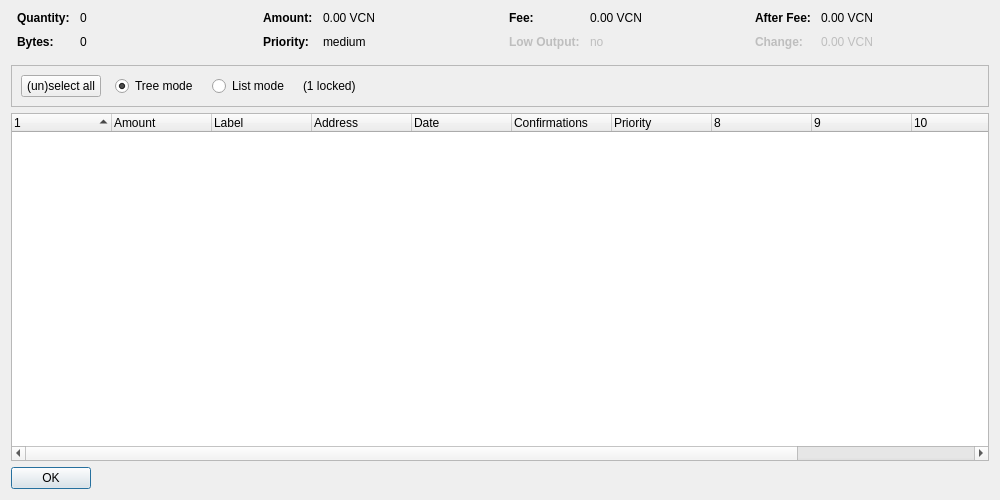
<?xml version="1.0" encoding="UTF-8"?>
<ui version="4.0">
 <class>CoinControlDialog</class>
 <widget class="QDialog" name="CoinControlDialog">
  <property name="geometry">
   <rect>
    <x>0</x>
    <y>0</y>
    <width>1000</width>
    <height>500</height>
   </rect>
  </property>
  <property name="windowTitle">
   <string>Coin Control Address Selection</string>
  </property>
  <layout class="QVBoxLayout" name="verticalLayout">
   <item>
    <layout class="QHBoxLayout" name="horizontalLayoutTop" stretch="0,0,0,0">
     <property name="topMargin">
      <number>0</number>
     </property>
     <property name="bottomMargin">
      <number>10</number>
     </property>
     <item>
      <layout class="QFormLayout" name="formLayoutCoinControl1">
       <property name="horizontalSpacing">
        <number>10</number>
       </property>
       <property name="verticalSpacing">
        <number>10</number>
       </property>
       <property name="leftMargin">
        <number>6</number>
       </property>
       <property name="rightMargin">
        <number>6</number>
       </property>
       <item row="0" column="0">
        <widget class="QLabel" name="labelCoinControlQuantityText">
         <property name="font">
          <font>
           <weight>75</weight>
           <bold>true</bold>
          </font>
         </property>
         <property name="text">
          <string>Quantity:</string>
         </property>
        </widget>
       </item>
       <item row="0" column="1">
        <widget class="QLabel" name="labelCoinControlQuantity">
         <property name="cursor">
          <cursorShape>IBeamCursor</cursorShape>
         </property>
         <property name="contextMenuPolicy">
          <enum>Qt::ActionsContextMenu</enum>
         </property>
         <property name="text">
          <string notr="true">0</string>
         </property>
         <property name="textInteractionFlags">
          <set>Qt::LinksAccessibleByMouse|Qt::TextSelectableByKeyboard|Qt::TextSelectableByMouse</set>
         </property>
        </widget>
       </item>
       <item row="1" column="0">
        <widget class="QLabel" name="labelCoinControlBytesText">
         <property name="font">
          <font>
           <weight>75</weight>
           <bold>true</bold>
          </font>
         </property>
         <property name="text">
          <string>Bytes:</string>
         </property>
        </widget>
       </item>
       <item row="1" column="1">
        <widget class="QLabel" name="labelCoinControlBytes">
         <property name="cursor">
          <cursorShape>IBeamCursor</cursorShape>
         </property>
         <property name="contextMenuPolicy">
          <enum>Qt::ActionsContextMenu</enum>
         </property>
         <property name="text">
          <string notr="true">0</string>
         </property>
         <property name="textInteractionFlags">
          <set>Qt::LinksAccessibleByMouse|Qt::TextSelectableByKeyboard|Qt::TextSelectableByMouse</set>
         </property>
        </widget>
       </item>
      </layout>
     </item>
     <item>
      <layout class="QFormLayout" name="formLayoutCoinControl2">
       <property name="horizontalSpacing">
        <number>10</number>
       </property>
       <property name="verticalSpacing">
        <number>10</number>
       </property>
       <property name="leftMargin">
        <number>6</number>
       </property>
       <property name="rightMargin">
        <number>6</number>
       </property>
       <item row="0" column="0">
        <widget class="QLabel" name="labelCoinControlAmountText">
         <property name="font">
          <font>
           <weight>75</weight>
           <bold>true</bold>
          </font>
         </property>
         <property name="text">
          <string>Amount:</string>
         </property>
        </widget>
       </item>
       <item row="0" column="1">
        <widget class="QLabel" name="labelCoinControlAmount">
         <property name="cursor">
          <cursorShape>IBeamCursor</cursorShape>
         </property>
         <property name="contextMenuPolicy">
          <enum>Qt::ActionsContextMenu</enum>
         </property>
         <property name="text">
          <string notr="true">0.00 VCN</string>
         </property>
         <property name="textInteractionFlags">
          <set>Qt::LinksAccessibleByMouse|Qt::TextSelectableByKeyboard|Qt::TextSelectableByMouse</set>
         </property>
        </widget>
       </item>
       <item row="1" column="0">
        <widget class="QLabel" name="labelCoinControlPriorityText">
         <property name="font">
          <font>
           <weight>75</weight>
           <bold>true</bold>
          </font>
         </property>
         <property name="text">
          <string>Priority:</string>
         </property>
        </widget>
       </item>
       <item row="1" column="1">
        <widget class="QLabel" name="labelCoinControlPriority">
         <property name="cursor">
          <cursorShape>IBeamCursor</cursorShape>
         </property>
         <property name="contextMenuPolicy">
          <enum>Qt::ActionsContextMenu</enum>
         </property>
         <property name="text">
          <string notr="true">medium</string>
         </property>
         <property name="textInteractionFlags">
          <set>Qt::LinksAccessibleByMouse|Qt::TextSelectableByKeyboard|Qt::TextSelectableByMouse</set>
         </property>
        </widget>
       </item>
      </layout>
     </item>
     <item>
      <layout class="QFormLayout" name="formLayoutCoinControl3">
       <property name="horizontalSpacing">
        <number>10</number>
       </property>
       <property name="verticalSpacing">
        <number>10</number>
       </property>
       <property name="leftMargin">
        <number>6</number>
       </property>
       <property name="rightMargin">
        <number>6</number>
       </property>
       <item row="0" column="0">
        <widget class="QLabel" name="labelCoinControlFeeText">
         <property name="font">
          <font>
           <weight>75</weight>
           <bold>true</bold>
          </font>
         </property>
         <property name="text">
          <string>Fee:</string>
         </property>
        </widget>
       </item>
       <item row="0" column="1">
        <widget class="QLabel" name="labelCoinControlFee">
         <property name="cursor">
          <cursorShape>IBeamCursor</cursorShape>
         </property>
         <property name="contextMenuPolicy">
          <enum>Qt::ActionsContextMenu</enum>
         </property>
         <property name="text">
          <string notr="true">0.00 VCN</string>
         </property>
         <property name="textInteractionFlags">
          <set>Qt::LinksAccessibleByMouse|Qt::TextSelectableByKeyboard|Qt::TextSelectableByMouse</set>
         </property>
        </widget>
       </item>
       <item row="1" column="0">
        <widget class="QLabel" name="labelCoinControlLowOutputText">
         <property name="enabled">
          <bool>false</bool>
         </property>
         <property name="font">
          <font>
           <weight>75</weight>
           <bold>true</bold>
          </font>
         </property>
         <property name="text">
          <string>Low Output:</string>
         </property>
        </widget>
       </item>
       <item row="1" column="1">
        <widget class="QLabel" name="labelCoinControlLowOutput">
         <property name="enabled">
          <bool>false</bool>
         </property>
         <property name="cursor">
          <cursorShape>IBeamCursor</cursorShape>
         </property>
         <property name="contextMenuPolicy">
          <enum>Qt::ActionsContextMenu</enum>
         </property>
         <property name="text">
          <string notr="true">no</string>
         </property>
         <property name="textInteractionFlags">
          <set>Qt::LinksAccessibleByMouse|Qt::TextSelectableByKeyboard|Qt::TextSelectableByMouse</set>
         </property>
        </widget>
       </item>
      </layout>
     </item>
     <item>
      <layout class="QFormLayout" name="formLayoutCoinControl4">
       <property name="horizontalSpacing">
        <number>10</number>
       </property>
       <property name="verticalSpacing">
        <number>10</number>
       </property>
       <property name="leftMargin">
        <number>6</number>
       </property>
       <property name="rightMargin">
        <number>6</number>
       </property>
       <item row="0" column="0">
        <widget class="QLabel" name="labelCoinControlAfterFeeText">
         <property name="font">
          <font>
           <weight>75</weight>
           <bold>true</bold>
          </font>
         </property>
         <property name="text">
          <string>After Fee:</string>
         </property>
        </widget>
       </item>
       <item row="0" column="1">
        <widget class="QLabel" name="labelCoinControlAfterFee">
         <property name="cursor">
          <cursorShape>IBeamCursor</cursorShape>
         </property>
         <property name="contextMenuPolicy">
          <enum>Qt::ActionsContextMenu</enum>
         </property>
         <property name="text">
          <string notr="true">0.00 VCN</string>
         </property>
         <property name="textInteractionFlags">
          <set>Qt::LinksAccessibleByMouse|Qt::TextSelectableByKeyboard|Qt::TextSelectableByMouse</set>
         </property>
        </widget>
       </item>
       <item row="1" column="0">
        <widget class="QLabel" name="labelCoinControlChangeText">
         <property name="enabled">
          <bool>false</bool>
         </property>
         <property name="font">
          <font>
           <weight>75</weight>
           <bold>true</bold>
          </font>
         </property>
         <property name="text">
          <string>Change:</string>
         </property>
        </widget>
       </item>
       <item row="1" column="1">
        <widget class="QLabel" name="labelCoinControlChange">
         <property name="enabled">
          <bool>false</bool>
         </property>
         <property name="cursor">
          <cursorShape>IBeamCursor</cursorShape>
         </property>
         <property name="contextMenuPolicy">
          <enum>Qt::ActionsContextMenu</enum>
         </property>
         <property name="text">
          <string notr="true">0.00 VCN</string>
         </property>
         <property name="textInteractionFlags">
          <set>Qt::LinksAccessibleByMouse|Qt::TextSelectableByKeyboard|Qt::TextSelectableByMouse</set>
         </property>
        </widget>
       </item>
      </layout>
     </item>
    </layout>
   </item>
   <item>
    <widget class="QFrame" name="frame">
     <property name="minimumSize">
      <size>
       <width>0</width>
       <height>40</height>
      </size>
     </property>
     <property name="frameShape">
      <enum>QFrame::StyledPanel</enum>
     </property>
     <property name="frameShadow">
      <enum>QFrame::Sunken</enum>
     </property>
     <layout class="QHBoxLayout" name="horizontalLayout">
      <item>
       <layout class="QHBoxLayout" name="horizontalLayoutPanel" stretch="0,0,0,0,0">
        <property name="spacing">
         <number>14</number>
        </property>
        <item>
         <widget class="QPushButton" name="pushButtonSelectAll">
          <property name="sizePolicy">
           <sizepolicy hsizetype="Maximum" vsizetype="Fixed">
            <horstretch>0</horstretch>
            <verstretch>0</verstretch>
           </sizepolicy>
          </property>
          <property name="text">
           <string>(un)select all</string>
          </property>
         </widget>
        </item>
        <item>
         <widget class="QRadioButton" name="radioTreeMode">
          <property name="sizePolicy">
           <sizepolicy hsizetype="Maximum" vsizetype="Fixed">
            <horstretch>0</horstretch>
            <verstretch>0</verstretch>
           </sizepolicy>
          </property>
          <property name="text">
           <string>Tree mode</string>
          </property>
          <property name="checked">
           <bool>true</bool>
          </property>
         </widget>
        </item>
        <item>
         <widget class="QRadioButton" name="radioListMode">
          <property name="sizePolicy">
           <sizepolicy hsizetype="Maximum" vsizetype="Fixed">
            <horstretch>0</horstretch>
            <verstretch>0</verstretch>
           </sizepolicy>
          </property>
          <property name="text">
           <string>List mode</string>
          </property>
         </widget>
        </item>
        <item>
         <widget class="QLabel" name="labelLocked">
          <property name="text">
           <string notr="true">(1 locked)</string>
          </property>
         </widget>
        </item>
        <item>
         <spacer name="horizontalSpacer">
          <property name="orientation">
           <enum>Qt::Horizontal</enum>
          </property>
          <property name="sizeHint" stdset="0">
           <size>
            <width>40</width>
            <height>20</height>
           </size>
          </property>
         </spacer>
        </item>
       </layout>
      </item>
     </layout>
    </widget>
   </item>
   <item>
    <widget class="CoinControlTreeWidget" name="treeWidget">
     <property name="contextMenuPolicy">
      <enum>Qt::CustomContextMenu</enum>
     </property>
     <property name="sortingEnabled">
      <bool>false</bool>
     </property>
     <property name="columnCount">
      <number>12</number>
     </property>
     <attribute name="headerShowSortIndicator" stdset="0">
      <bool>true</bool>
     </attribute>
     <attribute name="headerStretchLastSection">
      <bool>false</bool>
     </attribute>
     <column>
      <property name="text">
       <string/>
      </property>
     </column>
     <column>
      <property name="text">
       <string>Amount</string>
      </property>
     </column>
     <column>
      <property name="text">
       <string notr="true">Label</string>
      </property>
     </column>
     <column>
      <property name="text">
       <string>Address</string>
      </property>
     </column>
     <column>
      <property name="text">
       <string>Date</string>
      </property>
     </column>
     <column>
      <property name="text">
       <string>Confirmations</string>
      </property>
      <property name="toolTip">
       <string>Confirmed</string>
      </property>
     </column>
     <column>
      <property name="text">
       <string>Priority</string>
      </property>
     </column>
     <column>
      <property name="text">
       <string/>
      </property>
     </column>
     <column>
      <property name="text">
       <string/>
      </property>
     </column>
     <column>
      <property name="text">
       <string/>
      </property>
     </column>
     <column>
      <property name="text">
       <string/>
      </property>
     </column>
     <column>
      <property name="text">
       <string/>
      </property>
     </column>
    </widget>
   </item>
   <item>
    <widget class="QDialogButtonBox" name="buttonBox">
     <property name="sizePolicy">
      <sizepolicy hsizetype="Maximum" vsizetype="Fixed">
       <horstretch>0</horstretch>
       <verstretch>0</verstretch>
      </sizepolicy>
     </property>
     <property name="orientation">
      <enum>Qt::Horizontal</enum>
     </property>
     <property name="standardButtons">
      <set>QDialogButtonBox::Ok</set>
     </property>
    </widget>
   </item>
  </layout>
 </widget>
 <customwidgets>
  <customwidget>
   <class>CoinControlTreeWidget</class>
   <extends>QTreeWidget</extends>
   <header>coincontroltreewidget.h</header>
  </customwidget>
 </customwidgets>
 <resources/>
 <connections/>
</ui>
